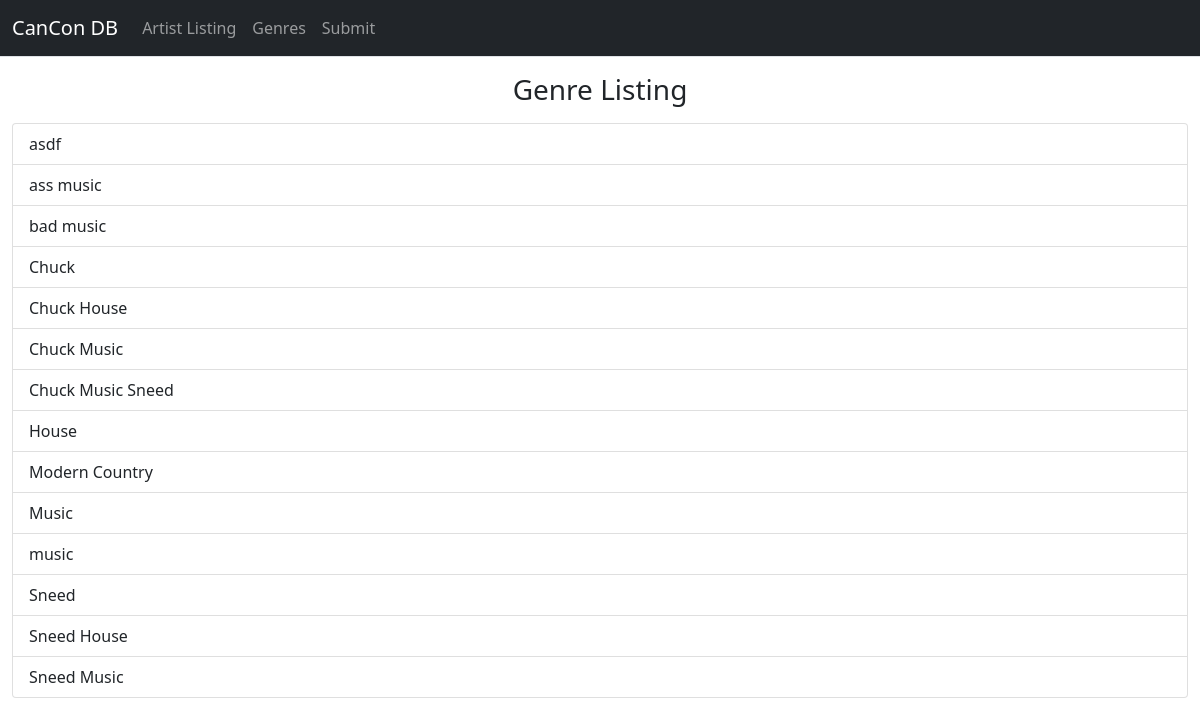
Page /genres/ on the earlier database version.
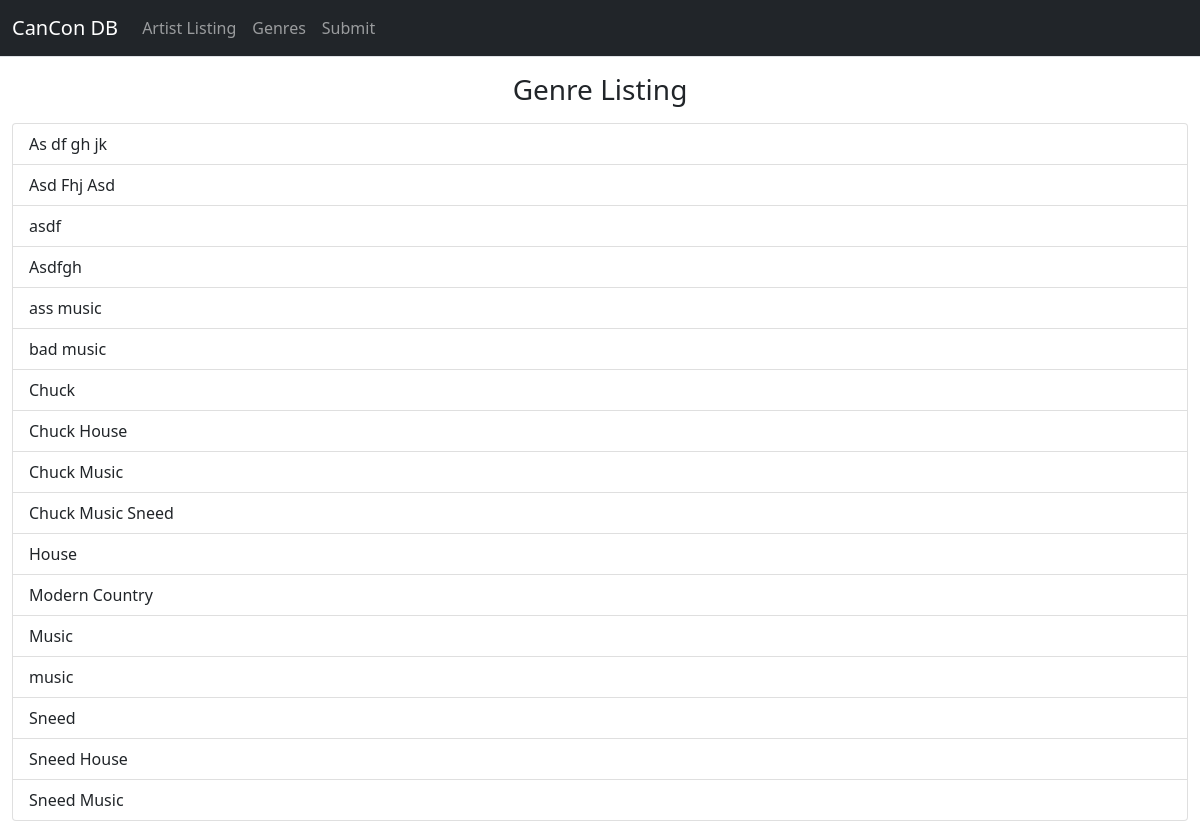
Same page on the later database version.
### listing/views.py (the view)
# urls.py: path('genres/', views.genres),
def genres(request):
    tags = sorted(list(str(x) for x in Tag.objects.all().values_list("name", flat=True)), key=str.casefold)
    slugs = sorted(Tag.objects.all().values_list("slug", flat=True), key=str.casefold)
    genre_data = zip(tags, slugs)
    return render(request, 'genres.html', {'genre_data': genre_data})

### listing/templates/genres.html
{% extends "genericSite.html" %}
{%block body %}
    <h3 class="text-center mt-3"> Genre Listing </h3>
    <div class="list-group mt-3">
        {% for tag, slug in genre_data %}
            <a class="list-group-item list-group-item-action" href="/genres/{{ slug }}">{{ tag }}</a>
        {% endfor %}
    </div>
{% endblock body %}

Differences in the rows shown:
added Tag: name "As df gh jk"
added Tag: name "Asd Fhj Asd"
added Tag: tag "Asdfgh"
